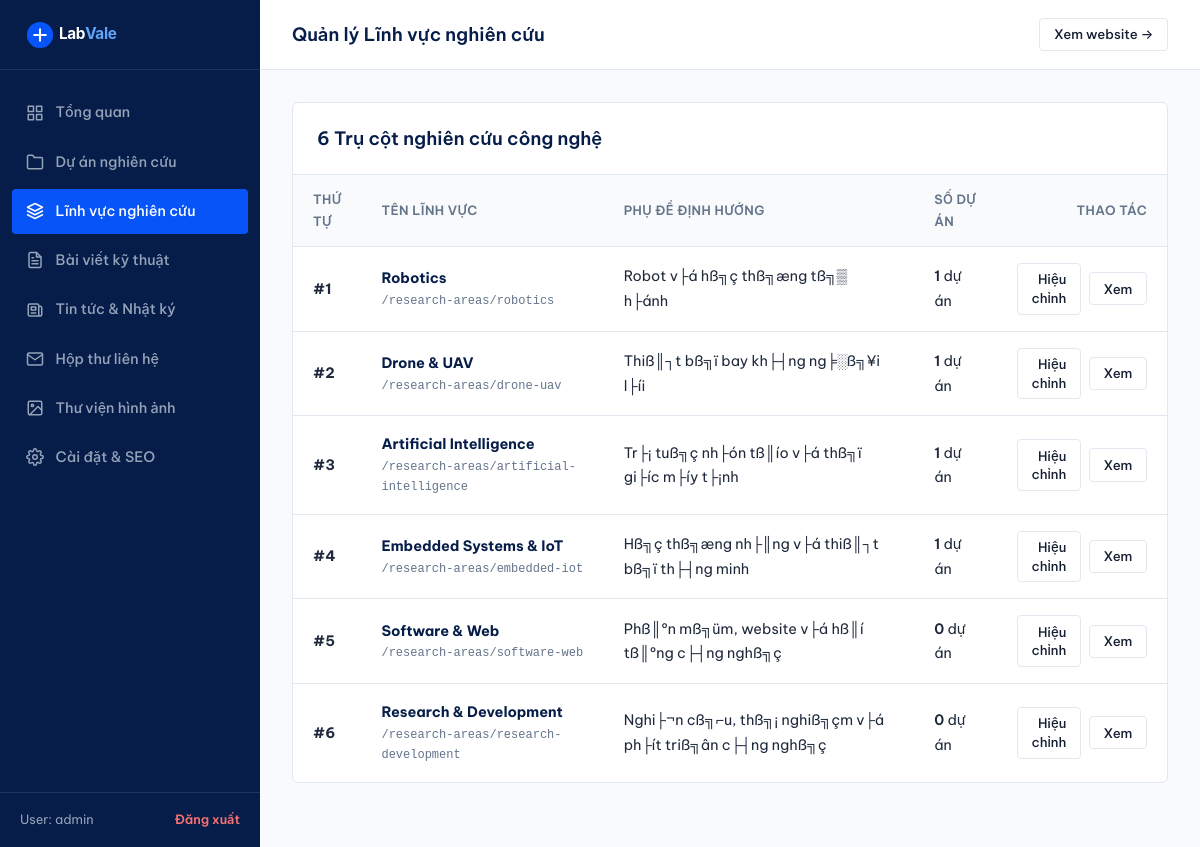
Page /admin/research-areas.php (signed in) on the earlier database version.
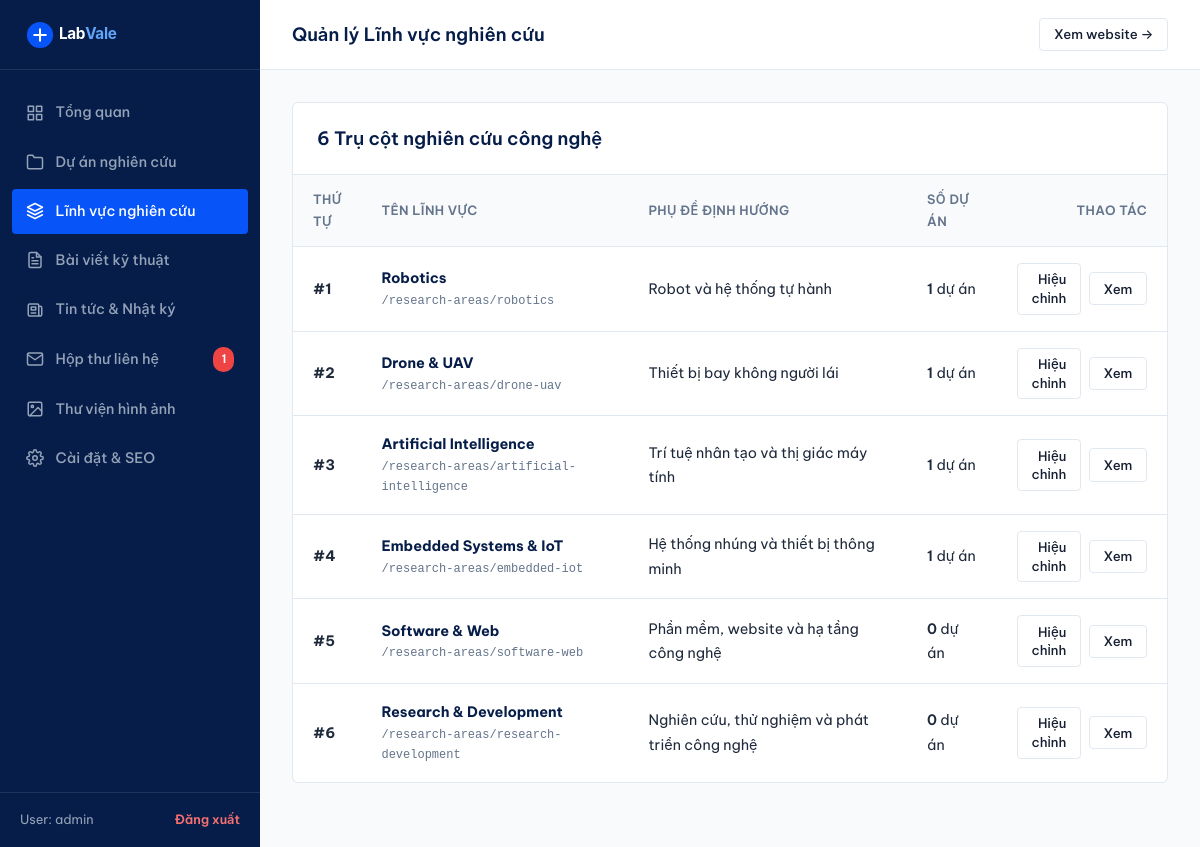
Same page on the later database version.
### tables this page shows
CREATE TABLE `research_areas` (
  `id` int(11) NOT NULL AUTO_INCREMENT,
  `slug` varchar(100) NOT NULL,
  `name` varchar(150) NOT NULL,
  `subtitle` varchar(255) NOT NULL,
  `icon_svg` text NOT NULL,
  `short_desc` text NOT NULL,
  `full_content` longtext NOT NULL,
  `image` varchar(255) NOT NULL,
  `sort_order` int(11) DEFAULT 0,
  `is_active` tinyint(1) DEFAULT 1,
  `created_at` datetime DEFAULT current_timestamp(),
  PRIMARY KEY (`id`),
  UNIQUE KEY `slug` (`slug`)
);

### includes/helpers.php (called while the page is built, shortened)
<?php
function url(string $path = ''): string {
    $cleanPath = '/' . ltrim($path, '/');
    if ($cleanPath === '/') {
        return BASE_PATH === '' ? '/' : BASE_PATH . '/';
    }
    return BASE_PATH . $cleanPath;
}
function asset(string $path = ''): string {
    $cleanPath = ltrim($path, '/');
    $fullUrl = url('assets/' . $cleanPath);
    $realPath = __DIR__ . '/../assets/' . $cleanPath;
    if (file_exists($realPath)) {
        return $fullUrl . '?v=' . filemtime($realPath);
    }
    return $fullUrl;
}
function e(?string $str): string {
    return htmlspecialchars($str ?? '', ENT_QUOTES, 'UTF-8');
}

### admin/research-areas.php (the view, shortened to what the changed rows need)
<?php
$adminNav = 'research-areas';
    ?>
    <?php
require_once __DIR__ . '/views/header.php';
$areas = $db->query("
    SELECT a.*, COUNT(p.id) AS project_count
    FROM `research_areas` a
    LEFT JOIN `projects` p ON p.area_id = a.id
    GROUP BY a.id
    ORDER BY a.sort_order ASC
")->fetchAll();
?>
<div class="admin-card">
    <div style="overflow-x: auto;">
        <table class="admin-table">
            <thead>
                <tr>
                    <th style="width: 60px;">Thứ tự</th>
                    <th>Tên lĩnh vực</th>
                    <th>Phụ đề định hướng</th>
                    <th>Số dự án</th>
                    <th style="text-align: right; width: 140px;">Thao tác</th>
                </tr>
            </thead>
            <tbody>
                <?php foreach ($areas as $a): ?>
                    <tr>
                        <td><strong>#<?= $a['sort_order'] ?></strong></td>
                        <td>
                            <strong style="color: var(--admin-navy);"><?= e($a['name']) ?></strong>
                            <div style="font-size: 0.75rem; color: var(--admin-muted); font-family: monospace;">/research-areas/<?= e($a['slug']) ?></div>
                        </td>
                        <td><?= e($a['subtitle']) ?></td>
                        <td><span style="font-weight: 600;"><?= $a['project_count'] ?></span> dự án</td>
                        <td style="text-align: right;">
                            <div class="admin-actions-cell" style="justify-content: flex-end;">
                                <a href="<?= url('/admin/research-areas?action=edit&id=' . $a['id']) ?>" class="btn btn-secondary btn-sm">Hiệu chỉnh</a>
                                <a href="<?= url('/research-areas/' . $a['slug']) ?>" target="_blank" class="btn btn-secondary btn-sm">Xem</a>
                            </div>
                        </td>
                    </tr>
                <?php endforeach; ?>
            </tbody>
        </table>
    </div>
</div>
<?php require_once __DIR__ . '/views/footer.php'; ?>

### admin/views/header.php (shortened to what the changed rows need)
<?php
$adminNav = $adminNav ?? 'dashboard';
$db = Database::getConnection();
$unreadContacts = (int)$db->query("SELECT COUNT(*) FROM `contacts` WHERE `is_read` = 0")->fetchColumn();
?>
<!DOCTYPE html>
<html lang="vi">
<head>
    <link rel="stylesheet" href="<?= asset('css/style.css') ?>">
    <link rel="stylesheet" href="<?= asset('css/admin.css') ?>">
</head>
<body class="admin-body">
    <aside class="admin-sidebar">
        <nav class="admin-nav">
            <a href="<?= url('/admin/contacts') ?>" class="admin-nav-link <?= $adminNav === 'contacts' ? 'active' : '' ?>">
                <svg width="18" height="18" viewBox="0 0 24 24" fill="none" stroke="currentColor" stroke-width="2" stroke-linecap="round" stroke-linejoin="round"><path d="M4 4h16c1.1 0 2 .9 2 2v12c0 1.1-.9 2-2 2H4c-1.1 0-2-.9-2-2V6c0-1.1.9-2 2-2z"/><polyline points="22,6 12,13 2,6"/></svg>
                <span>Hộp thư liên hệ</span>
                <?php if ($unreadContacts > 0): ?>
                    <span class="admin-badge"><?= $unreadContacts ?></span>
                <?php endif; ?>
            </a>
        </nav>
    </aside>
    <div class="admin-main">
        <div class="admin-content">

Differences in the rows shown:
changed research_areas "Robotics": subtitle "Robot v├á hß╗ç thß╗æng tß╗▒ h├ánh" → "Robot và hệ thống tự hành"
changed research_areas "Drone & UAV": subtitle "Thiß║┐t bß╗ï bay kh├┤ng ng╞░ß╗¥i l├íi" → "Thiết bị bay không người lái"
changed research_areas "Artificial Intelligence": subtitle "Tr├¡ tuß╗ç nh├ón tß║ío v├á thß╗ï gi├íc m├íy t├¡nh" → "Trí tuệ nhân tạo và thị giác máy tính"
changed research_areas "Embedded Systems & IoT": subtitle "Hß╗ç thß╗æng nh├║ng v├á thiß║┐t bß╗ï th├┤ng minh" → "Hệ thống nhúng và thiết bị thông minh"
changed research_areas "Software & Web": subtitle "Phß║ºn mß╗üm, website v├á hß║í tß║ºng c├┤ng nghß╗ç" → "Phần mềm, website và hạ tầng công nghệ"
changed research_areas "Research & Development": subtitle "Nghi├¬n cß╗⌐u, thß╗¡ nghiß╗çm v├á ph├ít triß╗ân c├┤ng nghß╗ç" → "Nghiên cứu, thử nghiệm và phát triển công nghệ"
Other differences:
$unreadContacts: (not shown) → "1"
